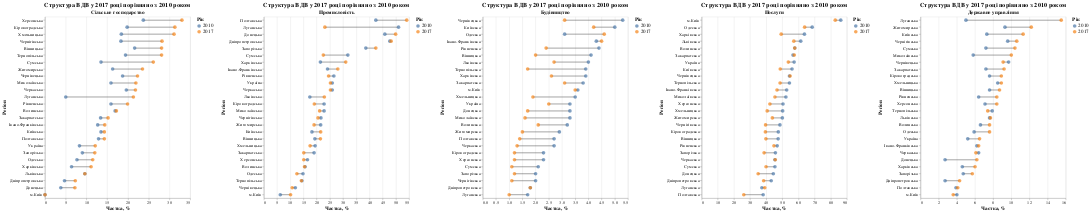

Write notebook code for a chart like this one.
### Code cell
alt.hconcat(chart_list[0],  
            chart_list[1],
            chart_list[2], 
            chart_list[3],  
            chart_list[4],
            resolve = alt.Resolve(scale=alt.LegendResolveMap(color=alt.ResolveMode('independent')))
    ).configure_legend(titleFontSize=14, labelFontSize=13
    ).configure_axis(titleFontSize=14, labelFontSize = 12
    ).configure_title(fontSize=17
    )

### Figure 1 — Vega-Lite specification as saved in the notebook (floating-point values rounded to 4 significant figures)
{"config": {"view": {"continuousWidth": 400, "continuousHeight": 300}, "axis": {"labelFontSize": 12, "titleFontSize": 14}, "legend": {"labelFontSize": 13, "titleFontSize": 14}, "title": {"fontSize": 17}}, "hconcat": [{"layer": [{"mark": "line", "encoding": {"x": {"type": "quantitative", "aggregate": "max", "field": "частка"}, "x2": {"aggregate": "min", "field": "частка"}, "y": {"type": "nominal", "field": "регіон", "sort": {"field": "частка", "op": "max", "order": "descending"}}}}, {"mark": {"type": "circle", "size": 100}, "encoding": {"color": {"type": "nominal", "field": "рік", "title": "Рік"}, "tooltip": [{"type": "nominal", "field": "регіон", "title": "Регіон"}, {"type": "nominal", "field": "рік", "title": "Рік"}, {"type": "quantitative", "field": "частка", "title": "Частка"}], "x": {"type": "quantitative", "field": "частка", "title": "Частка, %"}, "y": {"type": "nominal", "field": "регіон", "sort": {"field": "частка", "op": "max", "order": "descending"}, "title": "Регіон"}}}], "data": {"name": "data-7309bedf001c391a33a05118bc140d67"}, "height": 500, "title": {"text": "Структура ВДВ у 2017 році порівняно з 2010 роком", "subtitle": "Сільське господарство", "subtitleFontSize": 14, "subtitleFontWeight": "bold"}, "width": 400}, {"layer": [{"mark": "line", "encoding": {"x": {"type": "quantitative", "aggregate": "max", "field": "частка"}, "x2": {"aggregate": "min", "field": "частка"}, "y": {"type": "nominal", "field": "регіон", "sort": {"field": "частка", "op": "max", "order": "descending"}}}}, {"mark": {"type": "circle", "size": 100}, "encoding": {"color": {"type": "nominal", "field": "рік", "title": "Рік"}, "tooltip": [{"type": "nominal", "field": "регіон", "title": "Регіон"}, {"type": "nominal", "field": "рік", "title": "Рік"}, {"type": "quantitative", "field": "частка", "title": "Частка"}], "x": {"type": "quantitative", "field": "частка", "title": "Частка, %"}, "y": {"type": "nominal", "field": "регіон", "sort": {"field": "частка", "op": "max", "order": "descending"}, "title": "Регіон"}}}], "data": {"name": "data-90dc09539907eedc2e091b8d779a1298"}, "height": 500, "title": {"text": "Структура ВДВ у 2017 році порівняно з 2010 роком", "subtitle": "Промисловість", "subtitleFontSize": 14, "subtitleFontWeight": "bold"}, "width": 400}, {"layer": [{"mark": "line", "encoding": {"x": {"type": "quantitative", "aggregate": "max", "field": "частка"}, "x2": {"aggregate": "min", "field": "частка"}, "y": {"type": "nominal", "field": "регіон", "sort": {"field": "частка", "op": "max", "order": "descending"}}}}, {"mark": {"type": "circle", "size": 100}, "encoding": {"color": {"type": "nominal", "field": "рік", "title": "Рік"}, "tooltip": [{"type": "nominal", "field": "регіон", "title": "Регіон"}, {"type": "nominal", "field": "рік", "title": "Рік"}, {"type": "quantitative", "field": "частка", "title": "Частка"}], "x": {"type": "quantitative", "field": "частка", "title": "Частка, %"}, "y": {"type": "nominal", "field": "регіон", "sort": {"field": "частка", "op": "max", "order": "descending"}, "title": "Регіон"}}}], "data": {"name": "data-a89c8c0a2338906c6e0bcd847b427017"}, "height": 500, "title": {"text": "Структура ВДВ у 2017 році порівняно з 2010 роком", "subtitle": "Будівництво", "subtitleFontSize": 14, "subtitleFontWeight": "bold"}, "width": 400}, {"layer": [{"mark": "line", "encoding": {"x": {"type": "quantitative", "aggregate": "max", "field": "частка"}, "x2": {"aggregate": "min", "field": "частка"}, "y": {"type": "nominal", "field": "регіон", "sort": {"field": "частка", "op": "max", "order": "descending"}}}}, {"mark": {"type": "circle", "size": 100}, "encoding": {"color": {"type": "nominal", "field": "рік", "title": "Рік"}, "tooltip": [{"type": "nominal", "field": "регіон", "title": "Регіон"}, {"type": "nominal", "field": "рік", "title": "Рік"}, {"type": "quantitative", "field": "частка", "title": "Частка"}], "x": {"type": "quantitative", "field": "частка", "title": "Частка, %"}, "y": {"type": "nominal", "field": "регіон", "sort": {"field": "частка", "op": "max", "order": "descending"}, "title": "Регіон"}}}], "data": {"name": "data-d31a9ec6fadd63a3e59c57dcaa14a8cf"}, "height": 500, "title": {"text": "Структура ВДВ у 2017 році порівняно з 2010 роком", "subtitle": "Послуги", "subtitleFontSize": 14, "subtitleFontWeight": "bold"}, "width": 400}, {"layer": [{"mark": "line", "encoding": {"x": {"type": "quantitative", "aggregate": "max", "field": "частка"}, "x2": {"aggregate": "min", "field": "частка"}, "y": {"type": "nominal", "field": "регіон", "sort": {"field": "частка", "op": "max", "order": "descending"}}}}, {"mark": {"type": "circle", "size": 100}, "encoding": {"color": {"type": "nominal", "field": "рік", "title": "Рік"}, "tooltip": [{"type": "nominal", "field": "регіон", "title": "Регіон"}, {"type": "nominal", "field": "рік", "title": "Рік"}, {"type": "quantitative", "field": "частка", "title": "Частка"}], "x": {"type": "quantitative", "field": "частка", "title": "Частка, %"}, "y": {"type": "nominal", "field": "регіон", "sort": {"field": "частка", "op": "max", "order": "descending"}, "title": "Регіон"}}}], "data": {"name": "data-fd432f5ab857c775d8c44653b844f29e"}, "height": 500, "title": {"text": "Структура ВДВ у 2017 році порівняно з 2010 роком", "subtitle": "Державне управління", "subtitleFontSize": 14, "subtitleFontWeight": "bold"}, "width": 400}], "resolve": {"scale": {"color": "independent"}}, "$schema": "https://vega.github.io/schema/vega-lite/v4.8.1.json", "datasets": {"data-7309bedf001c391a33a05118bc140d67": [{"регіон": "Україна", "рік": 2010, "частка": 8.3, "галузь": "сільське господарство"}, {"регіон": "Україна", "рік": 2017, "частка": 12.1, "галузь": "сільське господарство"}, {"регіон": "Вінницька", "рік": 2010, "частка": 21.6, "галузь": "сільське господарство"}, {"регіон": "Вінницька", "рік": 2017, "частка": 28.1, "галузь": "сільське господарство"}, {"регіон": "Волинська", "рік": 2010, "частка": 16.9, "галузь": "сільське господарство"}, {"регіон": "Волинська", "рік": 2017, "частка": 17.2, "галузь": "сільське господарство"}, {"регіон": "Дніпропетровська", "рік": 2010, "частка": 4.7, "галузь": "сільське господарство"}, {"регіон": "Дніпропетровська", "рік": 2017, "частка": 7.3, "галузь": "сільське господарство"}, {"регіон": "Донецька", "рік": 2010, "частка": 3.8, "галузь": "сільське господарство"}, {"регіон": "Донецька", "рік": 2017, "частка": 7.2, "галузь": "сільське господарство"}, {"регіон": "Житомирська", "рік": 2010, "частка": 16.3, "галузь": "сільське господарство"}, {"регіон": "Житомирська", "рік": 2017, "частка": 23.5, "галузь": "сільське господарство"}, {"регіон": "Закарпатська", "рік": 2010, "частка": 13.4, "галузь": "сільське господарство"}, {"регіон": "Закарпатська", "рік": 2017, "частка": 15.2, "галузь": "сільське господарство"}, {"регіон": "Запорізька", "рік": 2010, "частка": 9.0, "галузь": "сільське господарство"}, {"регіон": "Запорізька", "рік": 2017, "частка": 12.0, "галузь": "сільське господарство"}, {"регіон": "Івано-Франківська", "рік": 2010, "частка": 12.7, "галузь": "сільське господарство"}, {"регіон": "Івано-Франківська", "рік": 2017, "частка": 14.4, "галузь": "сільське господарство"}, {"регіон": "Київська", "рік": 2010, "частка": 13.5, "галузь": "сільське господарство"}, {"регіон": "Київська", "рік": 2017, "частка": 14.3, "галузь": "сільське господарство"}, {"регіон": "Кіровоградська", "рік": 2010, "частка": 19.8, "галузь": "сільське господарство"}, {"регіон": "Кіровоградська", "рік": 2017, "частка": 31.3, "галузь": "сільське господарство"}, {"регіон": "Луганська", "рік": 2010, "частка": 5.0, "галузь": "сільське господарство"}, {"регіон": "Луганська", "рік": 2017, "частка": 21.3, "галузь": "сільське господарство"}, {"регіон": "Львівська", "рік": 2010, "частка": 9.6, "галузь": "сільське господарство"}, {"регіон": "Львівська", "рік": 2017, "частка": 9.6, "галузь": "сільське господарство"}, {"регіон": "Миколаївська", "рік": 2010, "частка": 15.9, "галузь": "сільське господарство"}, {"регіон": "Миколаївська", "рік": 2017, "частка": 21.9, "галузь": "сільське господарство"}, {"регіон": "Одеська", "рік": 2010, "частка": 7.7, "галузь": "сільське господарство"}, {"регіон": "Одеська", "рік": 2017, "частка": 11.5, "галузь": "сільське господарство"}, {"регіон": "Полтавська", "рік": 2010, "частка": 12.9, "галузь": "сільське господарство"}, {"регіон": "Полтавська", "рік": 2017, "частка": 14.3, "галузь": "сільське господарство"}, {"регіон": "Рівненська", "рік": 2010, "частка": 15.9, "галузь": "сільське господарство"}, {"регіон": "Рівненська", "рік": 2017, "частка": 19.9, "галузь": "сільське господарство"}, {"регіон": "Сумська", "рік": 2010, "частка": 13.5, "галузь": "сільське господарство"}, {"регіон": "Сумська", "рік": 2017, "частка": 26.1, "галузь": "сільське господарство"}, {"регіон": "Тернопільська", "рік": 2010, "частка": 19.4, "галузь": "сільське господарство"}, {"регіон": "Тернопільська", "рік": 2017, "частка": 28.1, "галузь": "сільське господарство"}, {"регіон": "Харківська", "рік": 2010, "частка": 6.4, "галузь": "сільське господарство"}, {"регіон": "Харківська", "рік": 2017, "частка": 11.1, "галузь": "сільське господарство"}, {"регіон": "Херсонська", "рік": 2010, "частка": 23.7, "галузь": "сільське господарство"}, {"регіон": "Херсонська", "рік": 2017, "частка": 33.0, "галузь": "сільське господарство"}, {"регіон": "Хмельницька", "рік": 2010, "частка": 18.4, "галузь": "сільське господарство"}, {"регіон": "Хмельницька", "рік": 2017, "частка": 31.1, "галузь": "сільське господарство"}, {"регіон": "Черкаська", "рік": 2010, "частка": 19.6, "галузь": "сільське господарство"}, {"регіон": "Черкаська", "рік": 2017, "частка": 21.8, "галузь": "сільське господарство"}, {"регіон": "Чернівецька", "рік": 2010, "частка": 18.7, "галузь": "сільське господарство"}, {"регіон": "Чернівецька", "рік": 2017, "частка": 22.3, "галузь": "сільське господарство"}, {"регіон": "Чернігівська", "рік": 2010, "частка": 18.3, "галузь": "сільське господарство"}, {"регіон": "Чернігівська", "рік": 2017, "частка": 28.2, "галузь": "сільське господарство"}, {"регіон": "м.Київ", "рік": 2010, "частка": 0.0, "галузь": "сільське господарство"}, {"регіон": "м.Київ", "рік": 2017, "частка": 0.0, "галузь": "сільське господарство"}], "data-90dc09539907eedc2e091b8d779a1298": [{"регіон": "Україна", "рік": 2010, "частка": 25.9, "галузь": "промисловість"}, {"регіон": "Україна", "рік": 2017, "частка": 25.2, "галузь": "промисловість"}, {"регіон": "Вінницька", "рік": 2010, "частка": 19.3, "галузь": "промисловість"}, {"регіон": "Вінницька", "рік": 2017, "частка": 21.4, "галузь": "промисловість"}, {"регіон": "Волинська", "рік": 2010, "частка": 15.6, "галузь": "промисловість"}, {"регіон": "Волинська", "рік": 2017, "частка": 15.4, "галузь": "промисловість"}, {"регіон": "Дніпропетровська", "рік": 2010, "частка": 47.7, "галузь": "промисловість"}, {"регіон": "Дніпропетровська", "рік": 2017, "частка": 48.2, "галузь": "промисловість"}, {"регіон": "Донецька", "рік": 2010, "частка": 45.8, "галузь": "промисловість"}, {"регіон": "Донецька", "рік": 2017, "частка": 49.9, "галузь": "промисловість"}, {"регіон": "Житомирська", "рік": 2010, "частка": 21.5, "галузь": "промисловість"}, {"регіон": "Житомирська", "рік": 2017, "частка": 19.0, "галузь": "промисловість"}, {"регіон": "Закарпатська", "рік": 2010, "частка": 19.0, "галузь": "промисловість"}, {"регіон": "Закарпатська", "рік": 2017, "частка": 15.1, "галузь": "промисловість"}, {"регіон": "Запорізька", "рік": 2010, "частка": 38.6, "галузь": "промисловість"}, {"регіон": "Запорізька", "рік": 2017, "частка": 42.4, "галузь": "промисловість"}, {"регіон": "Івано-Франківська", "рік": 2010, "частка": 24.1, "галузь": "промисловість"}, {"регіон": "Івано-Франківська", "рік": 2017, "частка": 28.0, "галузь": "промисловість"}, {"регіон": "Київська", "рік": 2010, "частка": 18.2, "галузь": "промисловість"}, {"регіон": "Київська", "рік": 2017, "частка": 21.5, "галузь": "промисловість"}, {"регіон": "Кіровоградська", "рік": 2010, "частка": 22.8, "галузь": "промисловість"}, {"регіон": "Кіровоградська", "рік": 2017, "частка": 19.1, "галузь": "промисловість"}, {"регіон": "Луганська", "рік": 2010, "частка": 51.0, "галузь": "промисловість"}, {"регіон": "Луганська", "рік": 2017, "частка": 23.1, "галузь": "промисловість"}, {"регіон": "Львівська", "рік": 2010, "частка": 17.4, "галузь": "промисловість"}, {"регіон": "Львівська", "рік": 2017, "частка": 22.9, "галузь": "промисловість"}, {"регіон": "Миколаївська", "рік": 2010, "частка": 22.8, "галузь": "промисловість"}, {"регіон": "Миколаївська", "рік": 2017, "частка": 21.1, "галузь": "промисловість"}, {"регіон": "Одеська", "рік": 2010, "частка": 14.8, "галузь": "промисловість"}, {"регіон": "Одеська", "рік": 2017, "частка": 12.5, "галузь": "промисловість"}, {"регіон": "Полтавська", "рік": 2010, "частка": 42.4, "галузь": "промисловість"}, {"регіон": "Полтавська", "рік": 2017, "частка": 54.1, "галузь": "промисловість"}, {"регіон": "Рівненська", "рік": 2010, "частка": 26.5, "галузь": "промисловість"}, {"регіон": "Рівненська", "рік": 2017, "частка": 24.5, "галузь": "промисловість"}, {"регіон": "Сумська", "рік": 2010, "частка": 31.8, "галузь": "промисловість"}, {"регіон": "Сумська", "рік": 2017, "частка": 22.5, "галузь": "промисловість"}, {"регіон": "Тернопільська", "рік": 2010, "частка": 14.4, "галузь": "промисловість"}, {"регіон": "Тернопільська", "рік": 2017, "частка": 14.2, "галузь": "промисловість"}, {"регіон": "Харківська", "рік": 2010, "частка": 21.4, "галузь": "промисловість"}, {"регіон": "Харківська", "рік": 2017, "частка": 31.0, "галузь": "промисловість"}, {"регіон": "Херсонська", "рік": 2010, "частка": 16.5, "галузь": "промисловість"}, {"регіон": "Херсонська", "рік": 2017, "частка": 15.1, "галузь": "промисловість"}, {"регіон": "Хмельницька", "рік": 2010, "частка": 19.4, "галузь": "промисловість"}, {"регіон": "Хмельницька", "рік": 2017, "частка": 17.5, "галузь": "промисловість"}, {"регіон": "Черкаська", "рік": 2010, "частка": 25.9, "галузь": "промисловість"}, {"регіон": "Черкаська", "рік": 2017, "частка": 25.2, "галузь": "промисловість"}, {"регіон": "Чернівецька", "рік": 2010, "частка": 11.9, "галузь": "промисловість"}, {"регіон": "Чернівецька", "рік": 2017, "частка": 10.7, "галузь": "промисловість"}, {"регіон": "Чернігівська", "рік": 2010, "частка": 21.6, "галузь": "промисловість"}, {"регіон": "Чернігівська", "рік": 2017, "частка": 20.5, "галузь": "промисловість"}, {"регіон": "м.Київ", "рік": 2010, "частка": 6.2, "галузь": "промисловість"}, {"регіон": "м.Київ", "рік": 2017, "частка": 10.1, "галузь": "промисловість"}], "data-a89c8c0a2338906c6e0bcd847b427017": [{"регіон": "Україна", "рік": 2010, "частка": 3.3, "галузь": "будівництво"}, {"регіон": "Україна", "рік": 2017, "частка": 2.5, "галузь": "будівництво"}, {"регіон": "Вінницька", "рік": 2010, "частка": 4.1, "галузь": "будівництво"}, {"регіон": "Вінницька", "рік": 2017, "частка": 2.0, "галузь": "будівництво"}, {"регіон": "Волинська", "рік": 2010, "частка": 3.2, "галузь": "будівництво"}, {"регіон": "Волинська", "рік": 2017, "частка": 2.1, "галузь": "будівництво"}, {"регіон": "Дніпропетровська", "рік": 2010, "частка": 1.8, "галузь": "будівництво"}, {"регіон": "Дніпропетровська", "рік": 2017, "частка": 1.8, "галузь": "будівництво"}, {"регіон": "Донецька", "рік": 2010, "частка": 3.3, "галузь": "будівництво"}, {"регіон": "Донецька", "рік": 2017, "частка": 1.7, "галузь": "будівництво"}, {"регіон": "Житомирська", "рік": 2010, "частка": 2.9, "галузь": "будівництво"}, {"регіон": "Житомирська", "рік": 2017, "частка": 1.5, "галузь": "будівництво"}, {"регіон": "Закарпатська", "рік": 2010, "частка": 3.8, "галузь": "будівництво"}, {"регіон": "Закарпатська", "рік": 2017, "частка": 3.1, "галузь": "будівництво"}, {"регіон": "Запорізька", "рік": 2010, "частка": 2.0, "галузь": "будівництво"}, {"регіон": "Запорізька", "рік": 2017, "частка": 1.2, "галузь": "будівництво"}, {"регіон": "Івано-Франківська", "рік": 2010, "частка": 4.3, "галузь": "будівництво"}, {"регіон": "Івано-Франківська", "рік": 2017, "частка": 4.5, "галузь": "будівництво"}, {"регіон": "Київська", "рік": 2010, "частка": 5.0, "галузь": "будівництво"}, {"регіон": "Київська", "рік": 2017, "частка": 4.2, "галузь": "будівництво"}, {"регіон": "Кіровоградська", "рік": 2010, "частка": 2.3, "галузь": "будівництво"}, {"регіон": "Кіровоградська", "рік": 2017, "частка": 1.2, "галузь": "будівництво"}, {"регіон": "Луганська", "рік": 2010, "частка": 1.7, "галузь": "будівництво"}, {"регіон": "Луганська", "рік": 2017, "частка": 1.0, "галузь": "будівництво"}, {"регіон": "Львівська", "рік": 2010, "частка": 4.0, "галузь": "будівництво"}, {"регіон": "Львівська", "рік": 2017, "частка": 2.7, "галузь": "будівництво"}, {"регіон": "Миколаївська", "рік": 2010, "частка": 3.3, "галузь": "будівництво"}, {"регіон": "Миколаївська", "рік": 2017, "частка": 1.6, "галузь": "будівництво"}, {"регіон": "Одеська", "рік": 2010, "частка": 3.1, "галузь": "будівництво"}, {"регіон": "Одеська", "рік": 2017, "частка": 4.6, "галузь": "будівництво"}, {"регіон": "Полтавська", "рік": 2010, "частка": 2.7, "галузь": "будівництво"}, {"регіон": "Полтавська", "рік": 2017, "частка": 1.4, "галузь": "будівництво"}, {"регіон": "Рівненська", "рік": 2010, "частка": 4.4, "галузь": "будівництво"}, {"регіон": "Рівненська", "рік": 2017, "частка": 2.4, "галузь": "будівництво"}, {"регіон": "Сумська", "рік": 2010, "частка": 2.1, "галузь": "будівництво"}, {"регіон": "Сумська", "рік": 2017, "частка": 1.1, "галузь": "будівництво"}, {"регіон": "Тернопільська", "рік": 2010, "частка": 3.9, "галузь": "будівництво"}, {"регіон": "Тернопільська", "рік": 2017, "частка": 1.7, "галузь": "будівництво"}, {"регіон": "Харківська", "рік": 2010, "частка": 3.9, "галузь": "будівництво"}, {"регіон": "Харківська", "рік": 2017, "частка": 2.6, "галузь": "будівництво"}, {"регіон": "Херсонська", "рік": 2010, "частка": 2.3, "галузь": "будівництво"}, {"регіон": "Херсонська", "рік": 2017, "частка": 1.2, "галузь": "будівництво"}, {"регіон": "Хмельницька", "рік": 2010, "частка": 3.5, "галузь": "будівництво"}, {"регіон": "Хмельницька", "рік": 2017, "частка": 1.9, "галузь": "будівництво"}, {"регіон": "Черкаська", "рік": 2010, "частка": 2.7, "галузь": "будівництво"}, {"регіон": "Черкаська", "рік": 2017, "частка": 1.3, "галузь": "будівництво"}, {"регіон": "Чернівецька", "рік": 2010, "частка": 5.3, "галузь": "будівництво"}, {"регіон": "Чернівецька", "рік": 2017, "частка": 3.1, "галузь": "будівництво"}, {"регіон": "Чернігівська", "рік": 2010, "частка": 2.0, "галузь": "будівництво"}, {"регіон": "Чернігівська", "рік": 2017, "частка": 1.1, "галузь": "будівництво"}, {"регіон": "м.Київ", "рік": 2010, "частка": 3.6, "галузь": "будівництво"}, {"регіон": "м.Київ", "рік": 2017, "частка": 3.5, "галузь": "будівництво"}], "data-d31a9ec6fadd63a3e59c57dcaa14a8cf": [{"регіон": "Україна", "рік": 2010, "частка": 57.3, "галузь": "послуги"}, {"регіон": "Україна", "рік": 2017, "частка": 53.7, "галузь": "послуги"}, {"регіон": "Вінницька", "рік": 2010, "частка": 47.4, "галузь": "послуги"}, {"регіон": "Вінницька", "рік": 2017, "частка": 39.8, "галузь": "послуги"}, {"регіон": "Волинська", "рік": 2010, "частка": 57.7, "галузь": "послуги"}, {"регіон": "Волинська", "рік": 2017, "частка": 57.7, "галузь": "послуги"}, {"регіон": "Дніпропетровська", "рік": 2010, "частка": 43.1, "галузь": "послуги"}, {"регіон": "Дніпропетровська", "рік": 2017, "частка": 38.4, "галузь": "послуги"}, {"регіон": "Донецька", "рік": 2010, "частка": 44.4, "галузь": "послуги"}, {"регіон": "Донецька", "рік": 2017, "частка": 35.0, "галузь": "послуги"}, {"регіон": "Житомирська", "рік": 2010, "частка": 50.0, "галузь": "послуги"}, {"регіон": "Житомирська", "рік": 2017, "частка": 43.8, "галузь": "послуги"}, {"регіон": "Закарпатська", "рік": 2010, "частка": 56.6, "галузь": "послуги"}, {"регіон": "Закарпатська", "рік": 2017, "частка": 57.4, "галузь": "послуги"}, {"регіон": "Запорізька", "рік": 2010, "частка": 45.7, "галузь": "послуги"}, {"регіон": "Запорізька", "рік": 2017, "частка": 38.7, "галузь": "послуги"}, {"регіон": "Івано-Франківська", "рік": 2010, "частка": 52.7, "галузь": "послуги"}, {"регіон": "Івано-Франківська", "рік": 2017, "частка": 46.7, "галузь": "послуги"}, {"регіон": "Київська", "рік": 2010, "частка": 56.0, "галузь": "послуги"}, {"регіон": "Київська", "рік": 2017, "частка": 48.7, "галузь": "послуги"}, {"регіон": "Кіровоградська", "рік": 2010, "частка": 47.5, "галузь": "послуги"}, {"регіон": "Кіровоградська", "рік": 2017, "частка": 39.5, "галузь": "послуги"}, {"регіон": "Луганська", "рік": 2010, "частка": 37.3, "галузь": "послуги"}, {"регіон": "Луганська", "рік": 2017, "частка": 39.1, "галузь": "послуги"}, {"регіон": "Львівська", "рік": 2010, "частка": 61.4, "галузь": "послуги"}, {"регіон": "Львівська", "рік": 2017, "частка": 57.1, "галузь": "послуги"}, {"регіон": "Миколаївська", "рік": 2010, "частка": 52.2, "галузь": "послуги"}, {"регіон": "Миколаївська", "рік": 2017, "частка": 45.4, "галузь": "послуги"}, {"регіон": "Одеська", "рік": 2010, "частка": 68.5, "галузь": "послуги"}, {"регіон": "Одеська", "рік": 2017, "частка": 63.8, "галузь": "послуги"}, {"регіон": "Полтавська", "рік": 2010, "частка": 38.1, "галузь": "послуги"}, {"регіон": "Полтавська", "рік": 2017, "частка": 26.1, "галузь": "послуги"}, {"регіон": "Рівненська", "рік": 2010, "частка": 46.8, "галузь": "послуги"}, {"регіон": "Рівненська", "рік": 2017, "частка": 44.8, "галузь": "послуги"}, {"регіон": "Сумська", "рік": 2010, "частка": 45.4, "галузь": "послуги"}, {"регіон": "Сумська", "рік": 2017, "частка": 39.9, "галузь": "послуги"}, {"регіон": "Тернопільська", "рік": 2010, "частка": 54.4, "галузь": "послуги"}, {"регіон": "Тернопільська", "рік": 2017, "частка": 48.6, "галузь": "послуги"}, {"регіон": "Харківська", "рік": 2010, "частка": 63.7, "галузь": "послуги"}, {"регіон": "Харківська", "рік": 2017, "частка": 49.3, "галузь": "послуги"}, {"регіон": "Херсонська", "рік": 2010, "частка": 50.4, "галузь": "послуги"}, {"регіон": "Херсонська", "рік": 2017, "частка": 42.3, "галузь": "послуги"}, {"регіон": "Хмельницька", "рік": 2010, "частка": 50.2, "галузь": "послуги"}, {"регіон": "Хмельницька", "рік": 2017, "частка": 40.6, "галузь": "послуги"}, {"регіон": "Черкаська", "рік": 2010, "частка": 45.4, "галузь": "послуги"}, {"регіон": "Черкаська", "рік": 2017, "частка": 45.6, "галузь": "послуги"}, {"регіон": "Чернівецька", "рік": 2010, "частка": 54.4, "галузь": "послуги"}, {"регіон": "Чернівецька", "рік": 2017, "частка": 54.8, "галузь": "послуги"}, {"регіон": "Чернігівська", "рік": 2010, "частка": 48.5, "галузь": "послуги"}, {"регіон": "Чернігівська", "рік": 2017, "частка": 39.6, "галузь": "послуги"}, {"регіон": "м.Київ", "рік": 2010, "частка": 86.2, "галузь": "послуги"}, {"регіон": "м.Київ", "рік": 2017, "частка": 82.8, "галузь": "послуги"}], "data-fd432f5ab857c775d8c44653b844f29e": [{"регіон": "Україна", "рік": 2010, "частка": 5.2, "галузь": "державне управління"}, {"регіон": "Україна", "рік": 2017, "частка": 6.5, "галузь": "державне управління"}, {"регіон": "Вінницька", "рік": 2010, "частка": 7.6, "галузь": "державне управління"}, {"регіон": "Вінницька", "рік": 2017, "частка": 8.7, "галузь": "державне управління"}, {"регіон": "Волинська", "рік": 2010, "частка": 6.6, "галузь": "державне управління"}, {"регіон": "Волинська", "рік": 2017, "частка": 7.6, "галузь": "державне управління"}, {"регіон": "Дніпропетровська", "рік": 2010, "частка": 2.7, "галузь": "державне управління"}, {"регіон": "Дніпропетровська", "рік": 2017, "частка": 4.3, "галузь": "державне управління"}, {"регіон": "Донецька", "рік": 2010, "частка": 2.7, "галузь": "державне управління"}, {"регіон": "Донецька", "рік": 2017, "частка": 6.2, "галузь": "державне управління"}, {"регіон": "Житомирська", "рік": 2010, "частка": 9.3, "галузь": "державне управління"}, {"регіон": "Житомирська", "рік": 2017, "частка": 12.2, "галузь": "державне управління"}, {"регіон": "Закарпатська", "рік": 2010, "частка": 7.2, "галузь": "державне управління"}, {"регіон": "Закарпатська", "рік": 2017, "частка": 9.2, "галузь": "державне управління"}, {"регіон": "Запорізька", "рік": 2010, "частка": 4.7, "галузь": "державне управління"}, {"регіон": "Запорізька", "рік": 2017, "частка": 5.7, "галузь": "державне управління"}, {"регіон": "Івано-Франківська", "рік": 2010, "частка": 6.2, "галузь": "державне управління"}, {"регіон": "Івано-Франківська", "рік": 2017, "частка": 6.4, "галузь": "державне управління"}, {"регіон": "Київська", "рік": 2010, "частка": 7.3, "галузь": "державне управління"}, {"регіон": "Київська", "рік": 2017, "частка": 11.3, "галузь": "державне управління"}, {"регіон": "Кіровоградська", "рік": 2010, "частка": 7.6, "галузь": "державне управління"}, {"регіон": "Кіровоградська", "рік": 2017, "частка": 8.9, "галузь": "державне управління"}, {"регіон": "Луганська", "рік": 2010, "частка": 5.0, "галузь": "державне управління"}, {"регіон": "Луганська", "рік": 2017, "частка": 15.5, "галузь": "державне управління"}, {"регіон": "Львівська", "рік": 2010, "частка": 7.6, "галузь": "державне управління"}, {"регіон": "Львівська", "рік": 2017, "частка": 7.7, "галузь": "державне управління"}, {"регіон": "Миколаївська", "рік": 2010, "частка": 5.8, "галузь": "державне управління"}, {"регіон": "Миколаївська", "рік": 2017, "частка": 10.0, "галузь": "державне управління"}, {"регіон": "Одеська", "рік": 2010, "частка": 5.9, "галузь": "державне управління"}, {"регіон": "Одеська", "рік": 2017, "частка": 7.6, "галузь": "державне управління"}, {"регіон": "Полтавська", "рік": 2010, "частка": 3.9, "галузь": "державне управління"}, {"регіон": "Полтавська", "рік": 2017, "частка": 4.1, "галузь": "державне управління"}, {"регіон": "Рівненська", "рік": 2010, "частка": 6.4, "галузь": "державне управління"}, {"регіон": "Рівненська", "рік": 2017, "частка": 8.4, "галузь": "державне управління"}, {"регіон": "Сумська", "рік": 2010, "частка": 7.2, "галузь": "державне управління"}, {"регіон": "Сумська", "рік": 2017, "частка": 10.4, "галузь": "державне управління"}, {"регіон": "Тернопільська", "рік": 2010, "частка": 7.9, "галузь": "державне управління"}, {"регіон": "Тернопільська", "рік": 2017, "частка": 7.4, "галузь": "державне управління"}, {"регіон": "Харківська", "рік": 2010, "частка": 4.6, "галузь": "державне управління"}, {"регіон": "Харківська", "рік": 2017, "частка": 6.0, "галузь": "державне управління"}, {"регіон": "Херсонська", "рік": 2010, "частка": 7.1, "галузь": "державне управління"}, {"регіон": "Херсонська", "рік": 2017, "частка": 8.4, "галузь": "державне управління"}, {"регіон": "Хмельницька", "рік": 2010, "частка": 8.5, "галузь": "державне управління"}, {"регіон": "Хмельницька", "рік": 2017, "частка": 8.9, "галузь": "державне управління"}, {"регіон": "Черкаська", "рік": 2010, "частка": 6.4, "галузь": "державне управління"}, {"регіон": "Черкаська", "рік": 2017, "частка": 6.1, "галузь": "державне управління"}, {"регіон": "Чернівецька", "рік": 2010, "частка": 9.7, "галузь": "державне управління"}, {"регіон": "Чернівецька", "рік": 2017, "частка": 9.1, "галузь": "державне управління"}, {"регіон": "Чернігівська", "рік": 2010, "частка": 9.6, "галузь": "державне управління"}, {"регіон": "Чернігівська", "рік": 2017, "частка": 10.6, "галузь": "державне управління"}, {"регіон": "м.Київ", "рік": 2010, "частка": 4.0, "галузь": "державне управління"}, {"регіон": "м.Київ", "рік": 2017, "частка": 3.6, "галузь": "державне управління"}]}}
